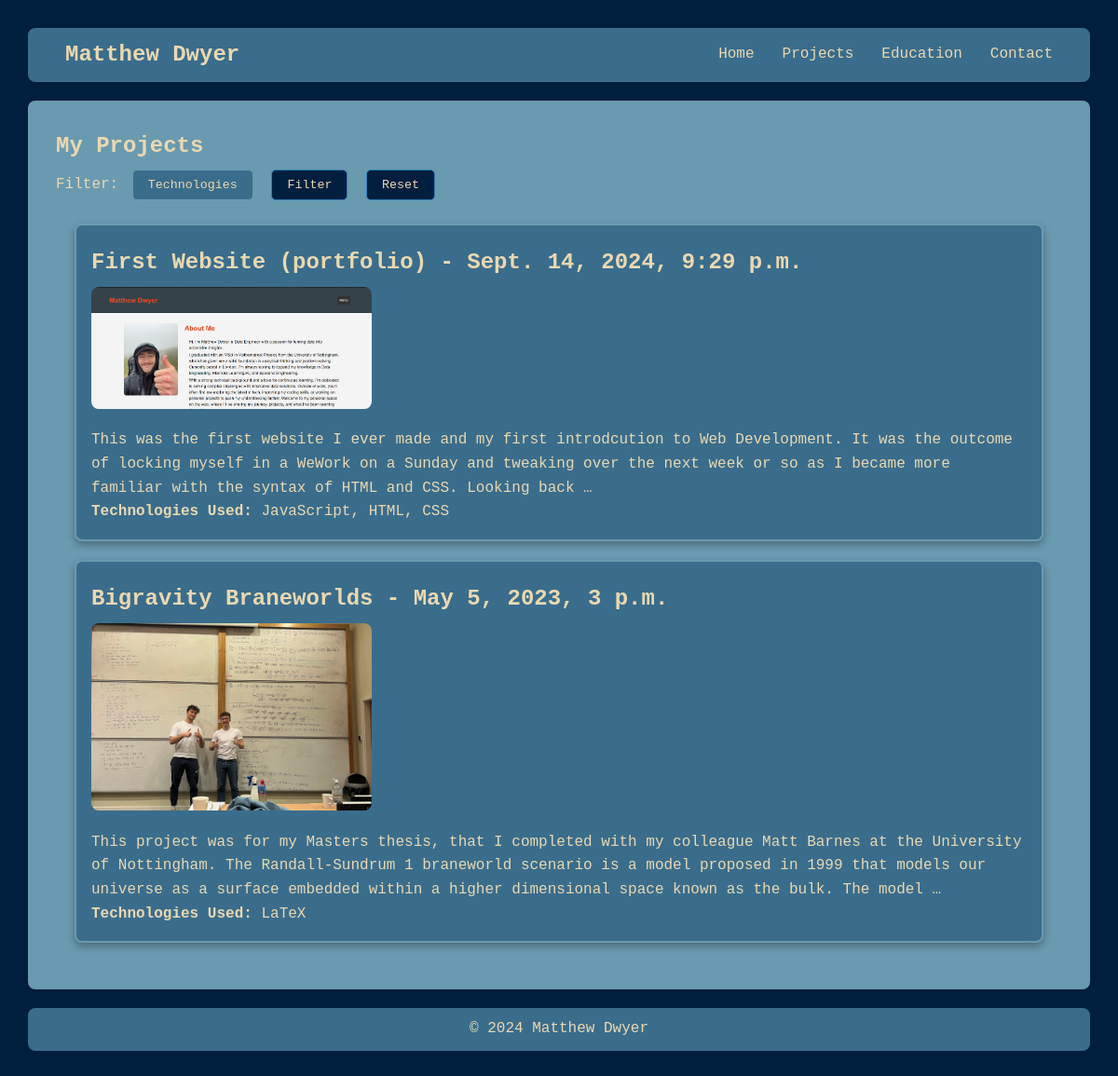
Page /projects/ on the earlier database version.
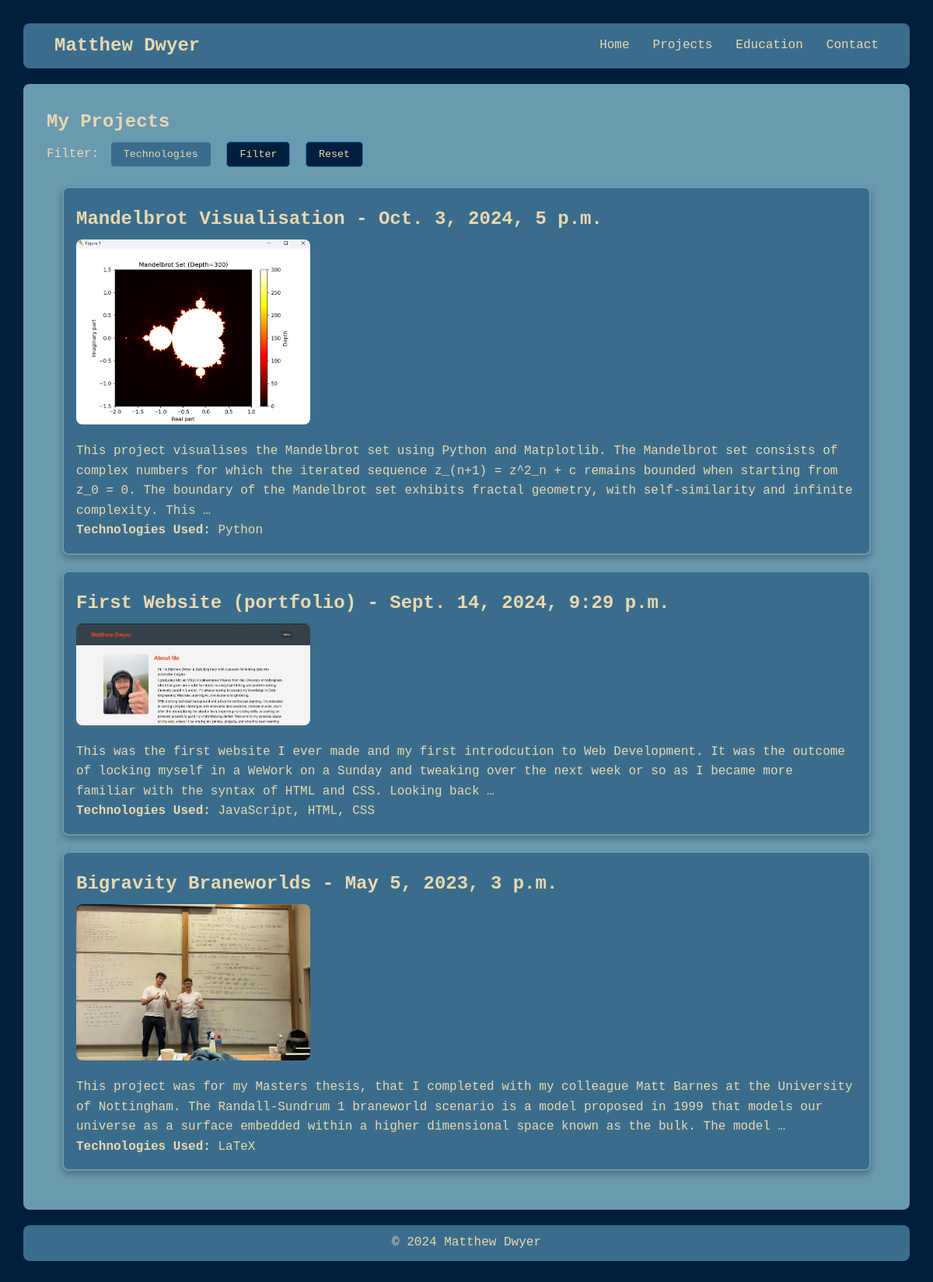
Same page on the later database version.
### projects/models.py (models this page shows, shortened)
class Project(models.Model):
    title = models.CharField(max_length=200, verbose_name="Project Title")
    slug = models.SlugField(max_length=250, unique=True, blank=True, verbose_name="URL Slug")
    link = models.URLField(
        help_text="Enter a link to the project or repository.",
        blank=True,  # Makes the link field optional
        null=True
    )
    description = models.TextField(verbose_name="Project Description")
    created = models.DateTimeField(default=timezone.now, verbose_name="Date Created", editable=True)
    updated = models.DateTimeField(auto_now=True, verbose_name="Last Updated")
    image = models.ImageField(
        upload_to='images/',
        blank=True,
        null=True,
        help_text="Upload an image for the project.",
        verbose_name="Project Image"
    )
    file = models.FileField(
        upload_to='files/',
        blank=True,
        null=True,
        help_text="Upload a file related to the project.",
        verbose_name="Project File"
    )
    technologies = models.ManyToManyField(Technology, related_name="projects", verbose_name="Technologies Used")
    def technology_list(self):
        return ", ".join(tech.name for tech in self.technologies.all())
    class Meta:
        ordering = ["-created"]
        verbose_name = "Project"
        verbose_name_plural = "Projects"

class Technology(models.Model):
    name = models.CharField(max_length=100, unique=True, verbose_name="Technology Name")
    type = models.ForeignKey(
        TechnologyType,
        on_delete=models.CASCADE,
        related_name="technologies",
        verbose_name="Type"
    )

### projects/views.py (the view)
# urls.py: path('', views.project_list, name='list'),
def project_list(request):
    technologies = Technology.objects.filter(projects__isnull=False) \
                                      .annotate(project_count=Count('projects')) \
                                      .order_by('name')
    selected_techs = request.GET.getlist('technologies')
    projects = Project.objects.all()
    if selected_techs:
        projects = projects.filter(technologies__name__in=selected_techs).distinct()
    context = {
        'projects': projects,
        'technologies': technologies,
        'selected_techs': selected_techs
    }
    return render(request, 'projects/list.html', context)

### projects/templates/projects/list.html (shortened to what this page needs)
{% extends 'projects/base.html' %}
{% load static %}
{% block content %}
<div class="projects-container">
    <h2>My Projects</h2>
    <form method="get" action="{% url 'projects:list' %}">
        <label for="technologies">Filter:</label>
        <button type="button" onclick="toggleDropdown()">Technologies</button>
        <button type="submit">Filter</button>
        <button type="button" onclick="resetSelection()">Reset</button>
    </form>
    <div class="projects-grid">
        {% for project in projects %}
            <a href="{% url 'projects:detail' project.slug %}" class="project-card">
                <h3>{{ project.title }} - {{ project.created }}</h3>
                {% if project.image %}
                    <img src="{{ project.image.url }}" alt="Project Image">
                {% endif %}
                <p>{{ project.description|truncatewords:50 }}</p>
                <p><strong>Technologies Used:</strong> {{ project.technology_list}}</p>
            </a>
        {% endfor %}
    </div>
</div>
{% endblock %}

### projects/templates/projects/base.html (shortened to what this page needs)
<!DOCTYPE html>
<html lang="en">
<head>
    {% load static %}
    <link rel="stylesheet" href="{% static 'projects/styles.css' %}">
</head>
<body>
    <nav>
        <div class="nav-container">
            <h1 class="logo"><a href="{% url 'home' %}">Matthew Dwyer</a></h1>
            <div class="nav-link">
                <a href="{% url 'home' %}">Home</a>
                <a href="{% url 'projects:list' %}">Projects</a>
                <a href="{% url 'education' %}">Education</a>
                <a href="{% url 'contact' %}">Contact</a>
            </div>
        </div>
    </nav>
    <main>
        <div class="projects-page">
            {% block content %}{% endblock %}
        </div>
    </main>
    <footer>
        <div class="container">
            <p>&copy; <span id="year"></span> Matthew Dwyer</p>
        </div>
    </footer>
</body>
</html>

### projects/static/projects/styles.css (style rules this page uses)
:root { --primary-color: #3A6D8C; --secondary-color: #6A9AB0; --background-color: #001F3F; --font-color: #EAD8B1; --hover-color: #2980b9; --font-main: "Lucida Console", Monaco, monospace; --padding: 10px; }
* { margin: 0; padding: 0; box-sizing: border-box; }
.nav-container { display: flex; justify-content: space-between; align-items: center; background: var(--primary-color); color: var(--secondary-color); padding: 10px 30px; border-radius: 8px; box-shadow: 0 4px 8px rgba(0, 0, 0, 0.1); }
.logo { color: var(--secondary-color); }
.logo a { text-decoration: none; color: var(--font-color); padding: 5px 10px; border-radius: 8px; }
.nav-link { display: flex; gap: 10px; }
.nav-link a { text-decoration: none; color: var(--font-color); padding: 5px 10px; border-radius: 8px; }
main { background-color: var(--secondary-color); padding: 30px; margin-top: 20px; border-radius: 8px; box-shadow: 0 4px 8px rgba(0, 0, 0, 0.1); }
body { font-family: var(--font-main); background-color: var(--background-color); color: var(--font-color); line-height: 1.6; padding: 30px; }
.projects-grid { display: grid; grid-template-columns: 1fr; gap: 20px; padding: 20px; }
.project-card h3 { margin-top: 5px; margin-bottom: 7px; color: inherit; font-size: 1.5em; }
.project-card { display: block; background-color: var(--primary-color); border: 2px solid var(--secondary-color); border-radius: 8px; box-shadow: 0 4px 8px rgba(0, 0, 0, 0.3); padding: 16px; text-decoration: none; color: var(--font-color); transition: transform 0.2s, box-shadow 0.2s; }
.project-card:link, .project-card:visited, .project-card:hover, .project-card:focus { text-decoration: none; color: var(--font-color); }
.project-card img { width: 30%; height: auto; border-radius: 8px; margin-bottom: 12px; }
button { font-family: var(--font-main); color: var(--font-color); background-color: var(--primary-color); border: 1px solid var(--secondary-color); padding: 8px 16px; margin: 5px; border-radius: 5px; cursor: pointer; transition: background-color 0.3s ease, transform 0.2s ease; }
form { position: relative; }
button[type="submit"], button[type="button"]:last-of-type { background-color: var(--background-color); color: var(--font-color); border: 1px solid var(--hover-color); }
footer { background: var(--primary-color); color: var(--font-color); text-align: center; padding: 10px 0; margin-top: 20px; border-radius: 8px; }

Differences in the rows shown:
added Project: title "Mandelbrot Visualisation", created "Oct. 3, 2024, 5 p.m.", image (picture), description "This project visualises the Mandelbrot set using Python and Matplotlib. The Mandelbrot set consists of complex numbers for which the iterated sequence z_(n+1) = z^2_n + c remains bounded when starting from z_0 = 0. The boundary of the Mandelbrot set exhibits fractal geometry, with self-similarity and infinite complexity. This …", technology_list "Python"
